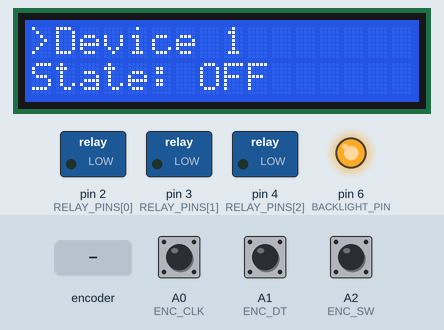
The sketch below on a simulated Arduino Uno, built with avr-gcc and run on an emulated ATmega328P. Shown: 16×2 character LCD, switched loads named in the sketch (green lamp = pin HIGH), output pins drawn as LEDs (lit = HIGH). Inputs (shaded band) come from the test bench; at power-on: A2 (ENC_SW) HIGH, A0 (ENC_CLK) HIGH, A1 (ENC_DT) HIGH. EEPROM starts erased.

Above: at 1.2 s.
1.3 s: A2 (ENC_SW) pulled LOW for 0.15 s
At 2.3 s:
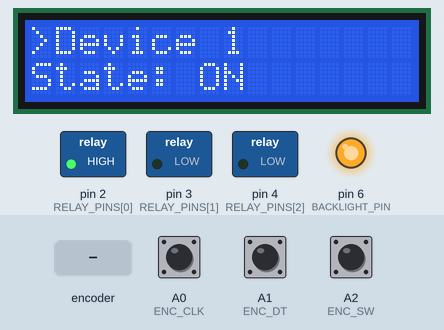
2.9 s: rotary encoder on A0 (ENC_CLK) / A1 (ENC_DT) turned 3 steps (first pin leading)
At 3.8 s:
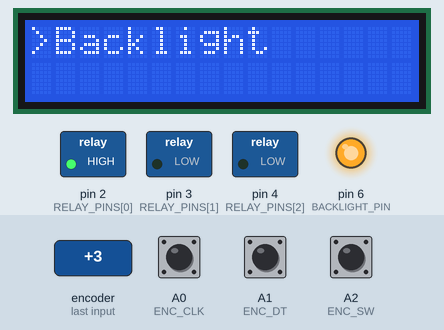
5.0 s: A2 (ENC_SW) pulled LOW for 1 s
At 6.3 s:
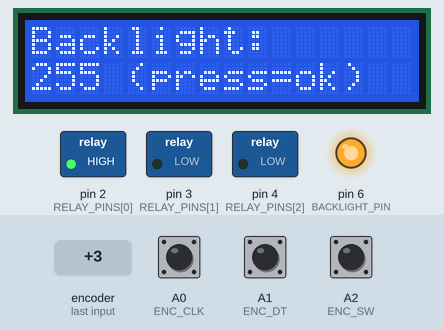
7.5 s: rotary encoder on A0 (ENC_CLK) / A1 (ENC_DT) turned 2 steps (second pin leading)
At 8.2 s:
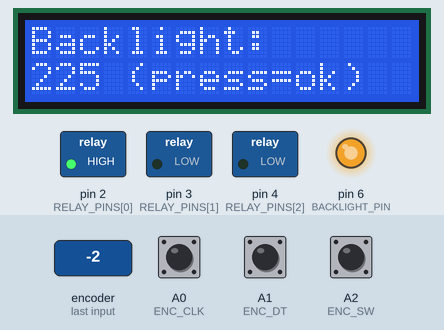
9.4 s: A2 (ENC_SW) pulled LOW for 0.15 s
At 10.6 s:
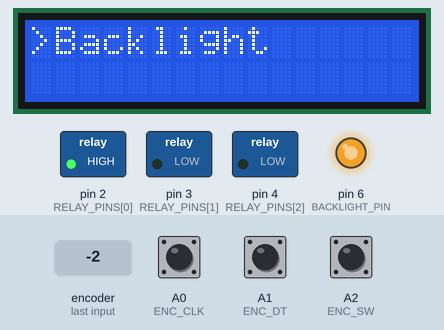
11.0 s: rotary encoder on A0 (ENC_CLK) / A1 (ENC_DT) turned 1 step (first pin leading)
At 12.1 s:
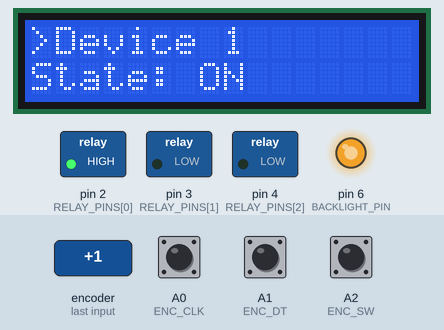
Timing chart, 0 to 13.7 s (numbered marks = the images above; inputs shaded):
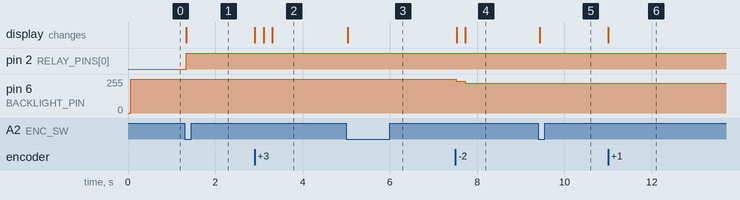

Measured:
- after the input at 1.3 s, pin 2 (RELAY_PINS[0]): LOW → HIGH at once; the display: changes at once (image 1)
- after the input at 2.9 s, the display: first changes at once (image 2 shows a later state)
- after the input at 5.0 s, the display: changes at once (image 3)
- after the input at 7.5 s, pin 6 (BACKLIGHT_PIN): 255/255 → 240/255 at once, → 225/255 0.20 s later; the display: first changes at once (image 4 shows a later state)
- after the input at 9.4 s, the display: changes at once (image 5)
- after the input at 11.0 s, the display: changes at once (image 6)

The sketch:

lcd_menu.ino
```cpp
/*
  LCD Menu System
  -----------------
  Rotary-encoder-driven menu on a 16x2 LCD controlling 3 relays and a
  backlight brightness setting persisted to EEPROM. Board: Arduino Uno.
*/

#include <LiquidCrystal.h>
#include <EEPROM.h>

LiquidCrystal lcd(7, 8, 9, 10, 11, 12);
const uint8_t BACKLIGHT_PIN = 6;

const uint8_t ENC_CLK = A0;
const uint8_t ENC_DT = A1;
const uint8_t ENC_SW = A2;

const uint8_t RELAY_PINS[3] = {2, 3, 4};
bool relayState[3] = {false, false, false};

const char *MENU_LABELS[4] = {"Device 1", "Device 2", "Device 3", "Backlight"};
const uint8_t MENU_LEN = 4;
const uint8_t EEPROM_BRIGHTNESS_ADDR = 0;

int menuIndex = 0;
bool inBrightnessMode = false;
uint8_t brightness = 200;

int lastClkState;
bool lastButtonState = HIGH;

void setup() {
  lcd.begin(16, 2);
  pinMode(BACKLIGHT_PIN, OUTPUT);
  pinMode(ENC_CLK, INPUT_PULLUP);
  pinMode(ENC_DT, INPUT_PULLUP);
  pinMode(ENC_SW, INPUT_PULLUP);

  for (uint8_t i = 0; i < 3; i++) {
    pinMode(RELAY_PINS[i], OUTPUT);
    digitalWrite(RELAY_PINS[i], LOW);
  }

  // Restore last saved backlight brightness (0-255) so it survives power cycles.
  brightness = EEPROM.read(EEPROM_BRIGHTNESS_ADDR);
  analogWrite(BACKLIGHT_PIN, brightness);

  lastClkState = digitalRead(ENC_CLK);
  drawMenu();
}

void loop() {
  handleEncoderRotation();
  handleButtonPress();
}

// Classic quadrature decode: a full detent registers a state change on CLK.
// Comparing CLK against DT tells us which direction the knob rotated.
void handleEncoderRotation() {
  int clkState = digitalRead(ENC_CLK);
  if (clkState != lastClkState && clkState == LOW) {
    int direction = (digitalRead(ENC_DT) != clkState) ? 1 : -1;

    if (inBrightnessMode) {
      brightness = constrain((int)brightness + direction * 15, 0, 255);
      analogWrite(BACKLIGHT_PIN, brightness);
    } else {
      menuIndex = (menuIndex + direction + MENU_LEN) % MENU_LEN;
    }
    drawMenu();
  }
  lastClkState = clkState;
}

void handleButtonPress() {
  bool buttonState = digitalRead(ENC_SW);
  if (buttonState == LOW && lastButtonState == HIGH) {
    delay(30); // debounce
    selectCurrentItem();
    drawMenu();
  }
  lastButtonState = buttonState;
}

void selectCurrentItem() {
  if (inBrightnessMode) {
    // Confirm and persist the chosen brightness.
    EEPROM.update(EEPROM_BRIGHTNESS_ADDR, brightness);
    inBrightnessMode = false;
    return;
  }

  if (menuIndex == 3) {
    inBrightnessMode = true; // enter brightness sub-mode
  } else {
    relayState[menuIndex] = !relayState[menuIndex];
    digitalWrite(RELAY_PINS[menuIndex], relayState[menuIndex] ? HIGH : LOW);
  }
}

void drawMenu() {
  lcd.clear();

  if (inBrightnessMode) {
    lcd.setCursor(0, 0);
    lcd.print("Backlight:");
    lcd.setCursor(0, 1);
    lcd.print(brightness);
    lcd.print(" (press=ok)");
    return;
  }

  lcd.setCursor(0, 0);
  lcd.print(">");
  lcd.print(MENU_LABELS[menuIndex]);

  if (menuIndex < 3) {
    lcd.setCursor(0, 1);
    lcd.print(relayState[menuIndex] ? "State: ON" : "State: OFF");
  }
}
```
